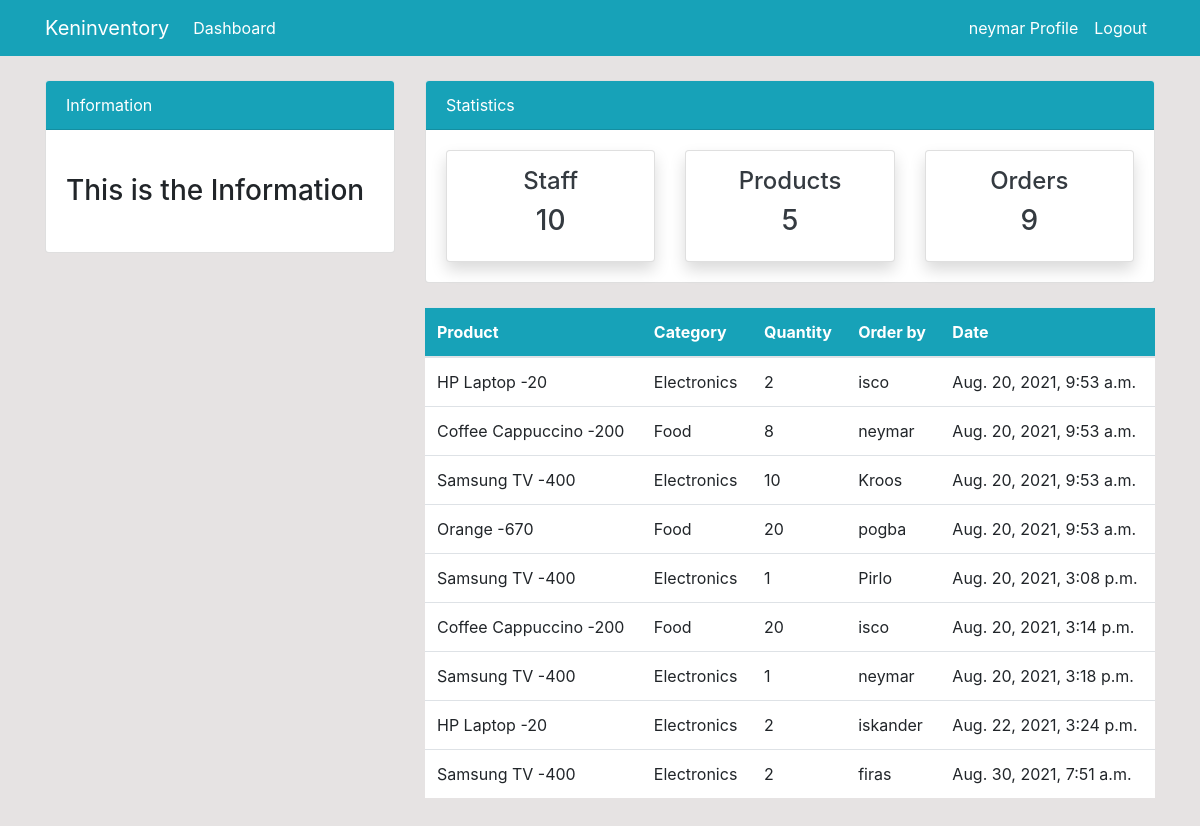
The app's page /order (signed in) with its own data.
### app1/models.py (models this page shows, shortened)
class Order(models.Model):
    product = models.ForeignKey(Product, on_delete=models.CASCADE, null=True)
    staff = models.ForeignKey(User, on_delete=models.CASCADE, null=True)
    order_quantity = models.PositiveIntegerField(null=True)
    date = models.DateTimeField(auto_now_add=True)
    class Meta:
        verbose_name_plural = 'Order'

class Product(models.Model):
    name = models.CharField(max_length=100, null=True)
    category = models.CharField(max_length=20, choices=CATEGORY, null=True)
    quantity = models.PositiveIntegerField(null=True)
    class Meta:
        verbose_name_plural = 'Product'
    def __str__(self):
        return '%s %s' % (self.name, -  self.quantity)

### app1/views.py (the view)
# urls.py: url(r'^order$', views.order, name='order'),
@login_required
def order(request):
    orders = Order.objects.all()
    orders_count = orders.count()
    workers_count = User.objects.all().count()
    product_count = Product.objects.all().count()
    context = {
        'orders':orders,
        'workers_count': workers_count,
        'orders_count': orders_count,
        'product_count': product_count,
    }
    return render(request, 'order.html', context)

### app1/templates/order.html (shortened to what this page needs)
{% extends 'base.html' %}
{% block content %}
{% include 'topnav.html' %}
    <div class="container">
        <div class="row my-4">
            <div class="col-md-4">
            </div>
            <div class="col-md-8">
              <table class="table bg-white">
                <thead class="bg-info">
                  <tr class="text-white">
                    <th scope="col">Product</th>
                    <th scope="col">Category</th>
                    <th scope="col">Quantity</th>
                    <th scope="col">Order by</th>
                    <th scope="col">Date</th>
                  </tr>
                </thead>
                <tbody>
                  {% for orders in orders %}
                  <tr>
                    <td>{{orders.product}}</td>
                    <td>{{ orders.product.category }}</td>
                    <td>{{ orders.order_quantity }}</td>
                    <td>
                      {{ orders.staff.username }}
                    </td>
                    <td>
                      {{ orders.date }}
                    </td>
                  </tr>
                  {% endfor %}
                </tbody>
                  </table>
            </div>
        </div>
      </div>
{% endblock %}

### app1/templates/base.html (shortened to what this page needs)
{% load static %}
<!doctype html>
<html lang="en">
  <head>
    <link rel="stylesheet" href="https://cdn.jsdelivr.net/npm/bootstrap@4.6.0/dist/css/bootstrap.min.css">
    <link rel="stylesheet" href="{% static 'style.css'  %}">
  </head>
  <body>
    {% include 'nav.html' %}
    {% block content %}
    {% endblock %}
  </body>
</html>

### app1/templates/nav.html (shortened to what this page needs)
    <nav class="navbar navbar-expand-lg navbar-info bg-info">
      {% if user.is_authenticated %}
        <div class="container">
        <a class="navbar-brand text-white" href="{% url 'index' %}">Keninventory</a>
        <div class="collapse navbar-collapse" id="navbarSupportedContent">
          <ul class="navbar-nav mr-auto">
            <li class="nav-item active">
              <a class="nav-link text-white" href="{% url 'index' %}">Dashboard <span class="sr-only">(current)</span></a>
            </li>
          </ul>
          <ul class="navbar-nav ml-auto">
            <li class="nav-item active">
              <a class="nav-link text-white" href="{% url 'user-profile' %}"> {{user.username}} Profile <span class="sr-only">(current)</span></a>
            </li>
            <li class="nav-item">
              <a class="nav-link text-white" href="{% url 'user-logout' %}">Logout</a>
            </li>
          </ul>
          {% endif %}
        </div>
        </div>
      </nav>

### app1/templates/topnav.html (shortened to what this page needs)
    <div class="container">
        <div class="row mt-4">
            <div class="col-md-4">
                <div class="card">
                    <div class="card-header bg-info text-white">
                      Information
                    </div>
                    <div class="card-body">
                      <marquee behavior="" direction="">
                          <h3 class="my-4">This is the Information</h3>
                      </marquee>
                    </div>
                </div>
            </div>
            <div class="col-md-8">
                <div class="card">
                    <div class="card-header bg-info text-white">
                      Statistics
                    </div>
                    <div class="card-body">
                      <div class="row">
                          <div class="col-md-4">
                              <a class="text-decoration-none text-dark" href="{% url 'staff' %}">
                                  <div class="card my-card shadow text-center p-3">
                                      <h4>Staff </h4>
                                      <h3>{{ workers_count }}</h3>
                                  </div>
                              </a>
                          </div>
                          <div class="col-md-4">
                            <a class="text-decoration-none text-dark" href="{% url 'product' %}">
                                <div class="card my-card shadow text-center p-3">
                                    <h4>Products</h4>
                                    <h3>{{ product_count }}</h3>
                                </div>
                            </a>
                          </div>
                          <div class="col-md-4">
                          <a class="text-decoration-none text-dark" href="{% url 'order' %}">
                              <div class="card my-card shadow text-center p-3">
                                  <h4>Orders</h4>
                                  <h3>{{ orders_count }}</h3>
                              </div>
                          </a>
                          </div>
                      </div>
                    </div>
                </div>
            </div>
        </div>
    </div>

### app1/static/style.css (style rules this page uses)
body { background:rgb(230, 227, 227); }

### records on screen
Order: product "HP Laptop -20", product.category "Electronics", order_quantity "2", staff.username "isco", date "Aug. 20, 2021, 9:53 a.m."
Order: product "Coffee Cappuccino -200", product.category "Food", order_quantity "8", staff.username "neymar", date "Aug. 20, 2021, 9:53 a.m."
Order: product "Samsung TV -400", product.category "Electronics", order_quantity "10", staff.username "Kroos", date "Aug. 20, 2021, 9:53 a.m."
Order: product "Orange -670", product.category "Food", order_quantity "20", staff.username "pogba", date "Aug. 20, 2021, 9:53 a.m."
Order: product "Samsung TV -400", product.category "Electronics", order_quantity "1", staff.username "Pirlo", date "Aug. 20, 2021, 3:08 p.m."
Order: product "Coffee Cappuccino -200", product.category "Food", order_quantity "20", staff.username "isco", date "Aug. 20, 2021, 3:14 p.m."
Order: product "Samsung TV -400", product.category "Electronics", order_quantity "1", staff.username "neymar", date "Aug. 20, 2021, 3:18 p.m."
Order: product "HP Laptop -20", product.category "Electronics", order_quantity "2", staff.username "iskander", date "Aug. 22, 2021, 3:24 p.m."
Order: product "Samsung TV -400", product.category "Electronics", order_quantity "2", staff.username "firas", date "Aug. 30, 2021, 7:51 a.m."

### other values on screen
{{ user.username }} "neymar"
{{ workers_count }} "10"
{{ product_count }} "5"
{{ orders_count }} "9"
